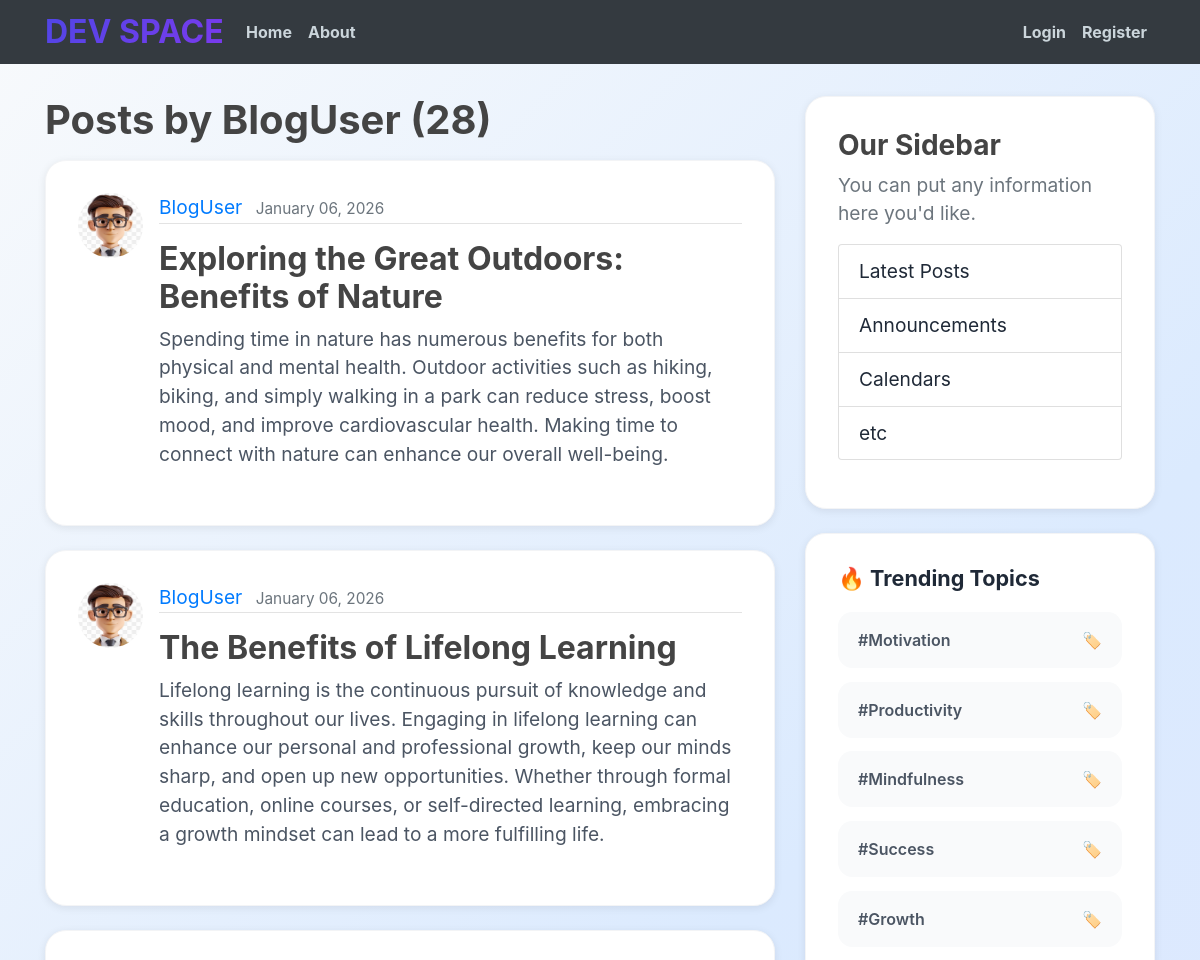
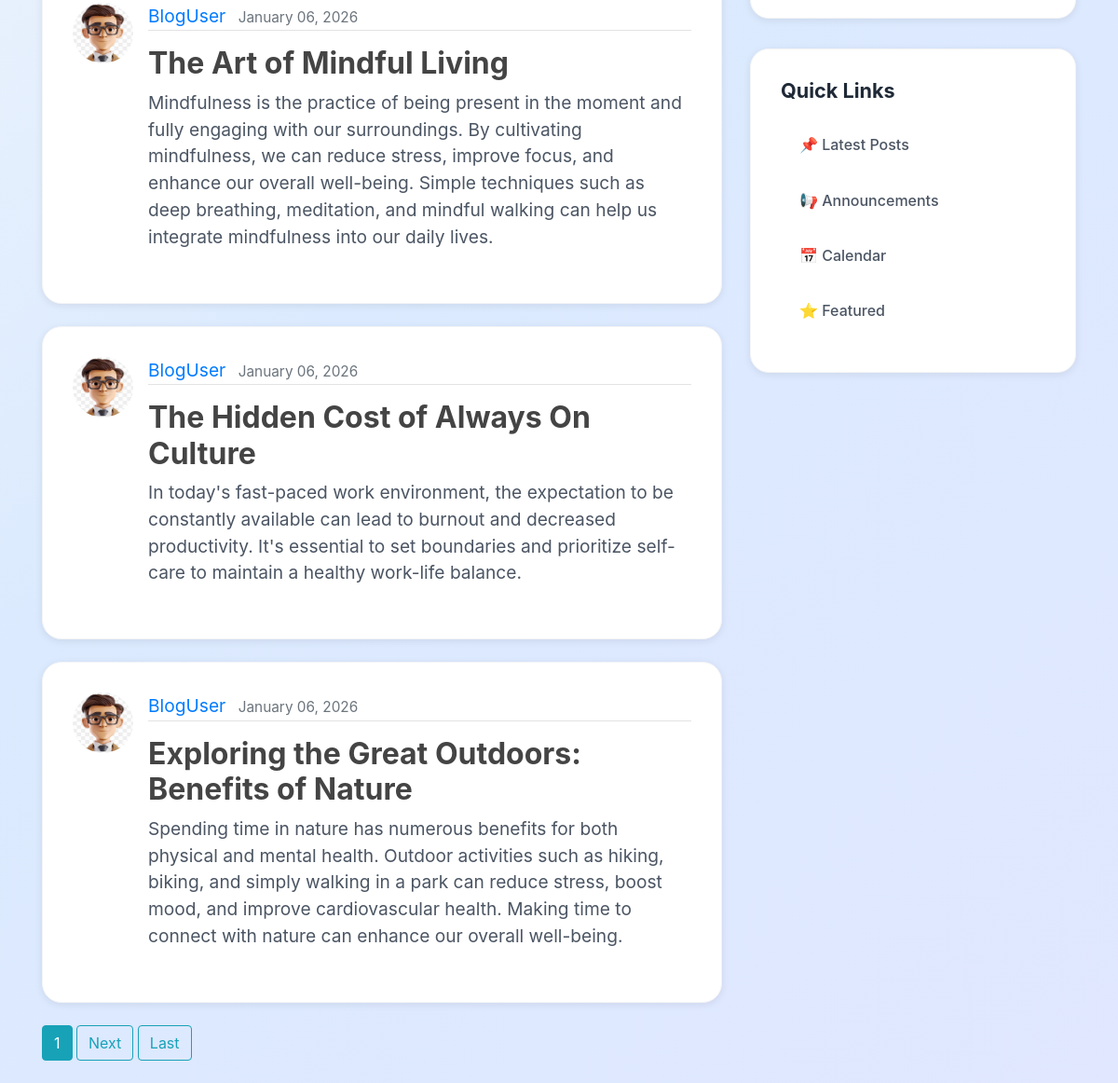
/user/BlogUser/, run on the app's committed database (2 pictures, top to bottom).
### blog/models.py (models this page shows, shortened)
class post(models.Model):
    title = models.CharField(max_length=100)
    content = models.TextField()
    date_posted = models.DateTimeField(default=timezone.now)
    author = models.ForeignKey(User, on_delete=models.CASCADE)

### users/models.py (models this page shows, shortened)
class profile(models.Model):
    user = models.OneToOneField(User, on_delete=models.CASCADE)
    image = models.ImageField(default='default.jpg', upload_to='profile_pics')

### blog/views.py (the view)
# urls.py: path('user/<str:username>/', UserPostListView.as_view(), name='user-posts'),
class UserPostListView(ListView):
    model = post
    template_name = 'blog/user_posts.html'
    context_object_name = 'posts'
    paginate_by = 5
    def get_queryset(self):
        user = get_object_or_404(User, username=self.kwargs.get('username'))
        return post.objects.filter(author=user).order_by('-date_posted')

### blog/templates/blog/user_posts.html (shortened to what this page needs)
{% extends "blog/base.html" %}
{% block content %}
<h1 class="mb-3">
    Posts by {{ view.kwargs.username }} ({{ page_obj.paginator.count }})
</h1>
{% for post in posts %}
<article class="media content-section">
    <img class="rounded-circle article-img" src="{{ post.author.profile.image.url }}">
    <div class="media-body">
        <div class="article-metadata">
            <a class="mr-2" href="{% url 'user-posts' post.author.username %}">
                {{ post.author }}
            </a>
            <small class="text-muted">{{ post.date_posted|date:"F d, Y" }}</small>
        </div>
        <h2>
            <a class="article-title" href="{% url 'post-detail' post.id %}">
                {{ post.title }}
            </a>
        </h2>
        <p class="article-content">{{ post.content }}</p>
    </div>
</article>
{% endfor %}
{% if is_paginated %}
    {% for num in page_obj.paginator.page_range %}
        {% if page_obj.number == num %}
            <a class="btn btn-info mb-4" href="?page={{ num }}">{{ num }}</a>
        {% endif %}
    {% endfor %}
    {% if page_obj.has_next %}
        <a class="btn btn-outline-info mb-4" href="?page={{ page_obj.next_page_number }}">Next</a>
        <a class="btn btn-outline-info mb-4" href="?page={{ page_obj.paginator.num_pages }}">Last</a>
    {% endif %}
{% endif %}
{% endblock content %}

### blog/static/blog/main.css (style rules this page uses)
* { margin: 0; padding: 0; box-sizing: border-box; }
body { margin-top: 6rem; font-family: -apple-system, BlinkMacSystemFont, 'Segoe UI', Roboto, Oxygen, Ubuntu, Cantarell, sans-serif; background: linear-gradient(135deg, #f8fafc 0%, #dbeafe 50%, #e0e7ff 100%); min-height: 100vh; color: #1f2937; }
h1, h2, h3, h4, h5, h6 { color: #444444; font-weight: bold; }
.content-section { background: white; border-radius: 1.3rem; padding: 2rem; margin-bottom: 1.5rem; box-shadow: 0 2px 8px rgba(0, 0, 0, 0.08); border: 1px solid #f3f4f6; transition: all 0.4s; font-size: 1.2rem; }
.article-title { color: #444444; font-weight: bold; }
.article-content { white-space: pre-line; color: #4b5563; margin-bottom: 1.5rem; }
.article-img { height: 65px; width: 65px; margin-right: 16px; }
.article-metadata { padding-bottom: 1px; margin-bottom: 1rem; border-bottom: 1px solid #e3e3e3 }

### data on the page
post: author.profile.image (placeholder picture), author "BlogUser", date_posted "January 06, 2026", title "Exploring the Great Outdoors: Benefits of Nature", content "Spending time in nature has numerous benefits for both physical and mental health. Outdoor activities such as hiking, biking, and simply walking in a park can reduce stress, boost mood, and improve cardiovascular health. Making time to connect with nature can enhance our overall well-being."
post: author.profile.image (placeholder picture), author "BlogUser", date_posted "January 06, 2026", title "The Benefits of Lifelong Learning", content "Lifelong learning is the continuous pursuit of knowledge and skills throughout our lives. Engaging in lifelong learning can enhance our personal and professional growth, keep our minds sharp, and open up new opportunities. Whether through formal education, online courses, or self-directed learning, embracing a growth mindset can lead to a more fulfilling life."
post: author.profile.image (placeholder picture), author "BlogUser", date_posted "January 06, 2026", title "The Art of Mindful Living", content "Mindfulness is the practice of being present in the moment and fully engaging with our surroundings. By cultivating mindfulness, we can reduce stress, improve focus, and enhance our overall well-being. Simple techniques such as deep breathing, meditation, and mindful walking can help us integrate mindfulness into our daily lives."
post: author.profile.image (placeholder picture), author "BlogUser", date_posted "January 06, 2026", title "The Hidden Cost of Always On Culture", content "In today's fast-paced work environment, the expectation to be constantly available can lead to burnout and decreased productivity. It's essential to set boundaries and prioritize self-care to maintain a healthy work-life balance."
post: author.profile.image (placeholder picture), author "BlogUser", date_posted "January 06, 2026", title "Exploring the Great Outdoors: Benefits of Nature", content "Spending time in nature has numerous benefits for both physical and mental health. Outdoor activities such as hiking, biking, and simply walking in a park can reduce stress, boost mood, and improve cardiovascular health. Making time to connect with nature can enhance our overall well-being."

### other printed values
{{ view.kwargs.username }} "BlogUser"
{{ page_obj.paginator.count }} "28"
{{ num }} "1"
